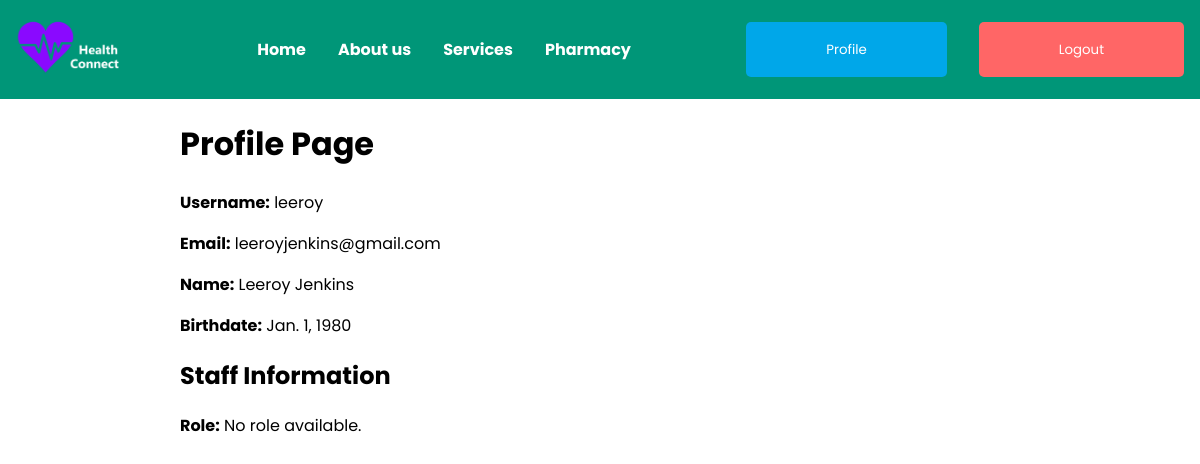
Page /profile/ (signed in) on the committed database.
### apps/accounts/models.py (models this page shows)
class CustomUser(AbstractUser):
    role = models.CharField(max_length=20)
    birthdate = models.DateField(null=True, blank=True)

### apps/accounts/views.py (the view)
# urls.py: path('profile/', views.profile, name='profile'),
@login_required
def profile(request):
    user = request.user
    user_info = {
        'username': user.username,
        'email': user.email,
        'first_name': user.first_name,
        'last_name': user.last_name,
        'birthdate': user.birthdate,
    }
    if user.role == 'patient':
        try:
            patient_profile = Patient.objects.get(user=user)
            user_info['medical_history'] = patient_profile.medical_history
        except Patient.DoesNotExist:
            user_info['medical_history'] = 'No medical history available.'
    else:
        try:
            staff_profile = StaffProfile.objects.get(user=user)
            user_info['role'] = staff_profile.role
        except StaffProfile.DoesNotExist:
            user_info['role'] = 'No role available.'
    return render(request, 'profile.html', {'user_info': user_info})

### apps/accounts/templates/profile.html (shortened to what this page needs)
{% extends 'layout.html' %}
{% block content %}
    <div class="profile-container">
        <h1>Profile Page</h1>
        <p><strong>Username:</strong> {{ user_info.username }}</p>
        <p><strong>Email:</strong> {{ user_info.email }}</p>
        <p><strong>Name:</strong> {{ user_info.first_name }} {{ user_info.last_name }}</p>
        <p><strong>Birthdate:</strong> {{ user_info.birthdate }}</p>
        {% if user.is_patient %}
            <h2>Patient Information</h2>
            <p><strong>Medical History:</strong> {{ user_info.medical_history }}</p>
        {% else %}
            <h2>Staff Information</h2>
            <p><strong>Role:</strong> {{ user_info.role }}</p>
        {% endif %}
    </div>
{% endblock %}

### static/css/styles.css (style rules this page uses)
body { font-family: 'Poppins', sans-serif; margin: 0; padding: 0; }

### rows in the picture
CustomUser: username "leeroy", email "leeroyjenkins@gmail.com", first_name "Leeroy", last_name "Jenkins", birthdate "Jan. 1, 1980"

### other values in the picture
{{ user_info.role }} "No role available."
